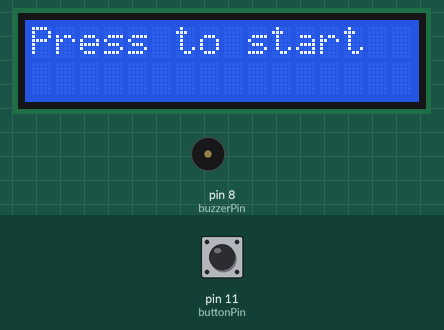
A sketch run on a simulated Arduino Uno, built with avr-gcc and run on an emulated ATmega328P. Parts: 16×2 character LCD, buzzer (waves = sounding). The test bench sets the inputs (shaded band); at power-on: pin 11 (buttonPin) LOW. Random numbers use the default seed unless the sketch sets one.

Above: at 1.2 s.
1.3 s: pin 11 (buttonPin) pulled HIGH for 0.15 s
At 2.2 s:
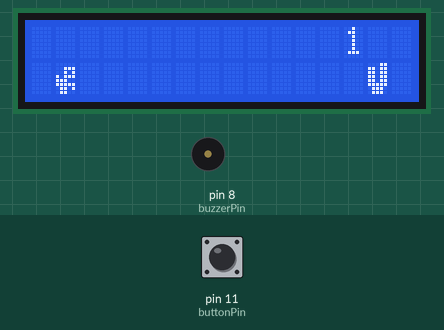
3.8 s: pin 11 (buttonPin) pulled HIGH for 1 s
At 4.38 s:
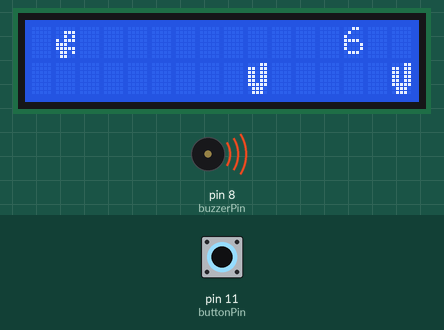
7.8 s: pin 11 (buttonPin) pulled HIGH for 1 s
At 11.9 s:
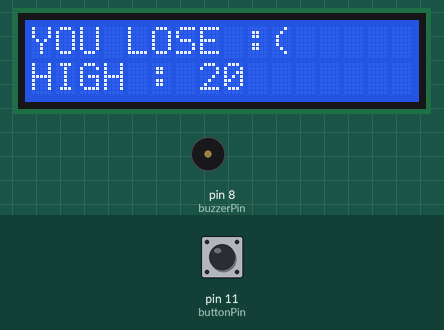
Timing chart, 0 to 13.4 s (numbered marks = the images above; inputs shaded):
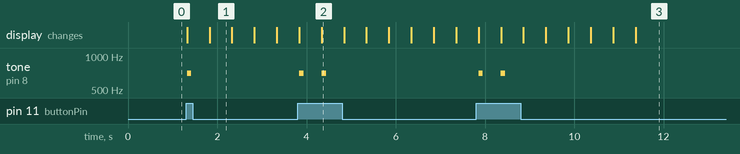

The sketch:

GOOGLE_CHROME_DINOSAUR.ino
```cpp
// #include<Wire.h>
#include <LiquidCrystal.h> //Load Liquid Crystal Library

const int RS = 10, EN = 9, d4 = 5, d5 = 4, d6 = 3, d7 = 2;
LiquidCrystal lcd(RS, EN, d4, d5, d6, d7); // Create Liquid Crystal Object called LCD

boolean dinoOnGround = true;
// declare a boolean to check if the dino is in the ground

int buttonPin = 11;
int buzzerPin = 8;

int buttonState = 0;
// a token variable to check the state of the button

int highScore = 0;

boolean playState = false;
// the game starts only when this becomes true
//  This is a common method used in coding games

int dist = 0;
int distTwo = 0;
// variables to set the distance between the trees

int score = 0;

/*   An array of byte type is used to display
      bitmaps in an LCD Display.
      Here, the display is 5x8, the size of one
      'unit' in our lcd
      The places where it is a 1 will light up and
      the places with a 0 will be off
       You can create this array easily with a site
       that I'll explain below
*/

// bitmap array for the dino character
byte dino[8]{
    B00000,
    B00111,
    B00101,
    B10111,
    B11100,
    B11111,
    B01101,
    B01100,
};

// character for the tree
byte tree[8]{
    B00011,
    B11011,
    B11011,
    B11011,
    B11011,
    B11111,
    B01110,
    B01110};

void setup()
{

  lcd.begin(16, 2);
  lcd.createChar(7, dino);
  lcd.createChar(6, tree);
  lcd.setCursor(0, 1);
  lcd.write(7);
  pinMode(buttonPin, INPUT);
  pinMode(buzzerPin, OUTPUT);
}

void loop()
{

  lcd.clear();

  // at the start, check is playState is true or false
  if (!playState)
  {
    lcd.setCursor(0, 0);
    lcd.print("Press to start");
    // When it is false, print the starting instruction

    if (digitalRead(buttonPin) == HIGH) // Read the button
    {
      playState = true;
      // when button pushed, make playState true
    }
  }

  // when playState is true, call the startGame function
  if (playState)
  {
    startGame();
  }

  delay(100);
}
// the loop function ends here

// when playState is true, startGame function is called

void startGame()
{

  lcd.clear();

  dist = random(4, 9);
  distTwo = random(4, 9);
  // Generate two random distances for the gap between the trees

  // this for loop is to make the trees move
  // Rightmost last pos is 15 (T1 + T2 + T3 position)
  // Sum of the distance of all the trees should not be out of LCDbound
  //  (0 + 4 + 4) ...(-1 + 4 +4).. (-8 + 4 +4) then after this it will return and if playState is true again startGame() will get called
  for (int i = 15; i + dist + distTwo >= 0; i--)
  {

    lcd.setCursor(13, 0);
    lcd.print(score); // print the score

    int state = digitalRead(buttonPin);
    // Read the push button

    if (state == HIGH)
    {
      buttonState = 1;
      tone(buzzerPin, 700, 100);
    }
    else if (state == LOW)
    {
      buttonState = 0;
    }

    // when the button is pushed, print the dino on the upper

    if (buttonState == 1)
    {
      lcd.setCursor(1, 0); // row and set dinoOnGround to false
      lcd.write(7);
      lcd.setCursor(1, 1);
      lcd.print(" ");
      dinoOnGround = false;
    }
    else
    {                      // When the button is not pushed
      lcd.setCursor(1, 1); // print the dino on the lower row
      lcd.write(7);        // and set dinoOnGround to true
      lcd.setCursor(1, 0);
      lcd.print(" ");
      dinoOnGround = true;
    }

    // This prints the trees so that it moves with the for loop
    lcd.setCursor(i, 1);
    lcd.write(6);
    lcd.setCursor(i + 1, 1);
    lcd.print(" ");

    lcd.setCursor(i + dist, 1);
    lcd.write(6);
    lcd.setCursor(i + dist + 1, 1);
    lcd.print(" ");

    lcd.setCursor(i + dist + distTwo, 1);
    lcd.write(6);
    lcd.setCursor(i + dist + distTwo + 1, 1);
    lcd.print(" ");

    // No use of this part... never hit this condtion
    // //When the trees reaches the starting point
    //  if((i+dist+distTwo)==-1){
    //    i=12;
    //  } // they are taken to the end and set up randomly once more

    /*  Now check if the position of the trees
          and that of the dino coincides, but we
          only need to do this if the dino is in the ground.

         Use the dinoOnGround variable and check if the
         condition is satisfied. If so the game is over
    */

    if (i == 1 && (dinoOnGround == true))
    {
      lcd.clear(); // instructions for the game over screen
      lcd.print("YOU LOSE :(");
      if (score > highScore)
      {
        highScore = score;
      }
      lcd.setCursor(0, 1);
      lcd.print("HIGH : ");
      lcd.print(highScore);
      playState = false; // Set the playState as false so it goes to the
      delay(5000);       // start screen after the game is over
      score = 0;
      break;
    }
    else if (i + dist == 1 && (dinoOnGround == true))
    {
      lcd.clear();
      lcd.print("YOU LOSE :(");
      if (score > highScore)
      {
        highScore = score;
      }
      lcd.setCursor(0, 1);
      lcd.print("HIGH : ");
      lcd.print(highScore);
      playState = false;
      delay(5000);
      score = 0;
      break;
    }
    else if (i + dist + distTwo == 1 && (dinoOnGround == true))
    {
      lcd.clear();
      lcd.print("YOU LOSE :( ");
      if (score > highScore)
      {
        highScore = score;
      }
      lcd.setCursor(0, 1);
      lcd.print("HIGH : ");
      lcd.print(highScore);
      playState = false;
      delay(5000);
      score = 0;
      break;
    }

    score++;
    // increase the score variable for every run of the loop

    delay(500);
  }
}
```

Measured:
- after the input at 1.3 s, tone on pin 8 (buzzerPin): silent → 700 Hz at once, → silent 0.10 s later; the display: first changes at once (image 1 shows a later state)
- after the input at 3.8 s, tone on pin 8 (buzzerPin): alternates 700 Hz for 0.10 s and silent for 0.40 s, 4 changes in all, then stays silent, starting at once
- after the input at 7.8 s, tone on pin 8 (buzzerPin): alternates 700 Hz for 0.10 s and silent for 0.40 s, 4 changes in all, then stays silent, starting after 0.05 s
- what the display in image 1 shows lasts 0.5 s, from 1.8 s to 2.3 s
